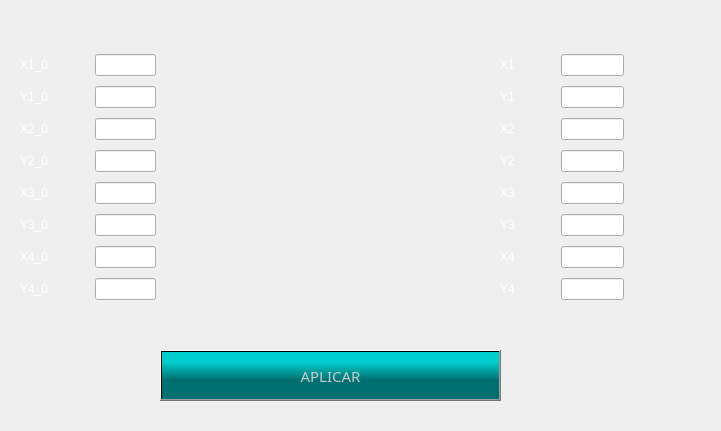
   <widget class="QWidget" name="settings2_widget" native="true">
    <property name="geometry">
     <rect>
      <x>52</x>
      <y>102</y>
      <width>721</width>
      <height>431</height>
     </rect>
    </property>
    <property name="styleSheet">
     <string notr="true">#Label_x1_0{
	color: rgb(255, 255, 255);
}
#Label_x1{
	color: rgb(255, 255, 255);
}
#Label_y1_0{
	color: rgb(255, 255, 255);
}
#Label_y1{
	color: rgb(255, 255, 255);
}
#Label_x2_0{
	color: rgb(255, 255, 255);
}
#Label_x2{
	color: rgb(255, 255, 255);
}
#Label_y2_0{
	color: rgb(255, 255, 255);
}
#Label_y2{
	color: rgb(255, 255, 255);
}
#Label_x3_0{
	color: rgb(255, 255, 255);
}
#Label_x3{
	color: rgb(255, 255, 255);
}
#Label_y3_0{
	color: rgb(255, 255, 255);
}
#Label_y3{
	color: rgb(255, 255, 255);
}
#Label_x4_0{
	color: rgb(255, 255, 255);
}
#Label_x4{
	color: rgb(255, 255, 255);
}
#Label_y4_0{
	color: rgb(255, 255, 255);
}
#Label_y4{
	color: rgb(255, 255, 255);
}
#aplicate2_btn{
	background-color:qlineargradient(spread:pad, x1:0.5, y1:0.596636, x2:0.5, y2:0.216, stop:0 rgba(0, 111, 111, 255), stop:1 rgba(0, 206, 206, 255));
	color: rgb(203, 203, 203);
}</string>
    </property>
    <widget class="QWidget" name="gridLayoutWidget">
     <property name="geometry">
      <rect>
       <x>20</x>
       <y>50</y>
       <width>136</width>
       <height>261</height>
      </rect>
     </property>
     <layout class="QGridLayout" name="gridLayout">
      <item row="0" column="0">
       <widget class="QLabel" name="Label_x1_0">
        <property name="frameShadow">
         <enum>QFrame::Sunken</enum>
        </property>
        <property name="text">
         <string>X1_0</string>
        </property>
       </widget>
      </item>
      <item row="1" column="2">
       <widget class="QLineEdit" name="y1_0"/>
      </item>
      <item row="6" column="2">
       <widget class="QLineEdit" name="x4_0"/>
      </item>
      <item row="6" column="0">
       <widget class="QLabel" name="Label_x4_0">
        <property name="text">
         <string>X4_0</string>
        </property>
       </widget>
      </item>
      <item row="4" column="0">
       <widget class="QLabel" name="Label_x3_0">
        <property name="text">
         <string>X3_0</string>
        </property>
       </widget>
      </item>
      <item row="3" column="0">
       <widget class="QLabel" name="Label_y2_0">
        <property name="text">
         <string>Y2_0</string>
        </property>
       </widget>
      </item>
      <item row="4" column="2">
       <widget class="QLineEdit" name="x3_0">
        <property name="text">
         <string/>
        </property>
       </widget>
      </item>
      <item row="3" column="2">
       <widget class="QLineEdit" name="y2_0"/>
      </item>
      <item row="1" column="0">
       <widget class="QLabel" name="Label_y1_0">
        <property name="text">
         <string>Y1_0</string>
        </property>
       </widget>
      </item>
      <item row="2" column="0">
       <widget class="QLabel" name="Label_x2_0">
        <property name="text">
         <string>X2_0</string>
        </property>
       </widget>
      </item>
      <item row="2" column="2">
       <widget class="QLineEdit" name="x2_0"/>
      </item>
      <item row="0" column="2">
       <widget class="QLineEdit" name="x1_0">
        <property name="text">
         <string/>
        </property>
       </widget>
      </item>
      <item row="7" column="0">
       <widget class="QLabel" name="Label_y4_0">
        <property name="text">
         <string>Y4_0</string>
        </property>
       </widget>
      </item>
      <item row="5" column="2">
       <widget class="QLineEdit" name="y3_0"/>
      </item>
      <item row="3" column="1">
       <spacer name="horizontalSpacer_2">
        <property name="orientation">
         <enum>Qt::Horizontal</enum>
        </property>
        <property name="sizeType">
         <enum>QSizePolicy::Fixed</enum>
        </property>
        <property name="sizeHint" stdset="0">
         <size>
          <width>40</width>
          <height>20</height>
         </size>
        </property>
       </spacer>
      </item>
      <item row="5" column="0">
       <widget class="QLabel" name="Label_y3_0">
        <property name="text">
         <string>Y3_0</string>
        </property>
       </widget>
      </item>
      <item row="7" column="2">
       <widget class="QLineEdit" name="y4_0"/>
      </item>
     </layout>
    </widget>
    <widget class="QWidget" name="gridLayoutWidget_2">
     <property name="geometry">
      <rect>
       <x>500</x>
       <y>50</y>
       <width>124</width>
       <height>261</height>
      </rect>
     </property>
     <layout class="QGridLayout" name="gridLayout_2">
      <item row="4" column="0">
       <widget class="QLabel" name="Label_x3">
        <property name="text">
         <string>X3</string>
        </property>
       </widget>
      </item>
      <item row="5" column="0">
       <widget class="QLabel" name="Label_y3">
        <property name="text">
         <string>Y3</string>
        </property>
       </widget>
      </item>
      <item row="7" column="0">
       <widget class="QLabel" name="Label_y4">
        <property name="text">
         <string>Y4</string>
        </property>
       </widget>
      </item>
      <item row="0" column="2">
       <widget class="QLineEdit" name="x1">
        <property name="text">
         <string/>
        </property>
       </widget>
      </item>
      <item row="4" column="2">
       <widget class="QLineEdit" name="x3">
        <property name="text">
         <string/>
        </property>
       </widget>
      </item>
      <item row="6" column="2">
       <widget class="QLineEdit" name="x4"/>
      </item>
      <item row="1" column="2">
       <widget class="QLineEdit" name="y1"/>
      </item>
      <item row="3" column="2">
       <widget class="QLineEdit" name="y2"/>
      </item>
      <item row="4" column="1">
       <spacer name="horizontalSpacer">
        <property name="orientation">
         <enum>Qt::Horizontal</enum>
        </property>
        <property name="sizeType">
         <enum>QSizePolicy::Fixed</enum>
        </property>
        <property name="sizeHint" stdset="0">
         <size>
          <width>40</width>
          <height>20</height>
         </size>
        </property>
       </spacer>
      </item>
      <item row="7" column="2">
       <widget class="QLineEdit" name="y4"/>
      </item>
      <item row="1" column="0">
       <widget class="QLabel" name="Label_y1">
        <property name="text">
         <string>Y1</string>
        </property>
       </widget>
      </item>
      <item row="3" column="0">
       <widget class="QLabel" name="Label_y2">
        <property name="text">
         <string>Y2</string>
        </property>
       </widget>
      </item>
      <item row="2" column="0">
       <widget class="QLabel" name="Label_x2">
        <property name="text">
         <string>X2</string>
        </property>
       </widget>
      </item>
      <item row="5" column="2">
       <widget class="QLineEdit" name="y3"/>
      </item>
      <item row="2" column="2">
       <widget class="QLineEdit" name="x2"/>
      </item>
      <item row="0" column="0">
       <widget class="QLabel" name="Label_x1">
        <property name="text">
         <string>X1</string>
        </property>
       </widget>
      </item>
      <item row="6" column="0">
       <widget class="QLabel" name="Label_x4">
        <property name="text">
         <string>X4</string>
        </property>
       </widget>
      </item>
     </layout>
    </widget>
    <widget class="QLabel" name="IMG_MEC2">
     <property name="geometry">
      <rect>
       <x>170</x>
       <y>50</y>
       <width>311</width>
       <height>261</height>
      </rect>
     </property>
     <property name="text">
      <string/>
     </property>
     <property name="pixmap">
      <pixmap>mecanismo_2.PNG</pixmap>
     </property>
     <property name="scaledContents">
      <bool>true</bool>
     </property>
    </widget>
    <widget class="QPushButton" name="aplicate2_btn">
     <property name="geometry">
      <rect>
       <x>160</x>
       <y>350</y>
       <width>341</width>
       <height>51</height>
      </rect>
     </property>
     <property name="font">
      <font>
       <family>Candara</family>
       <pointsize>11</pointsize>
      </font>
     </property>
     <property name="styleSheet">
      <string notr="true"/>
     </property>
     <property name="text">
      <string>APLICAR</string>
     </property>
    </widget>
   </widget>
